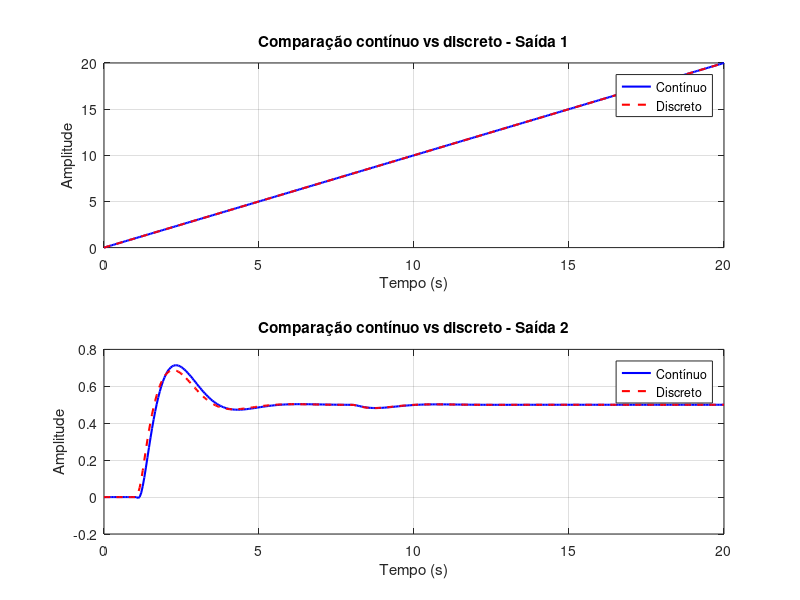

This figure's MATLAB source:
% Carrega os dados
load dados_continuo.mat; % Carrega y_cont (2x401)
load dados_discreto.mat; % Carrega y_disc (2x401)

% Verifica dimensões
if ~isequal(size(y_cont), size(y_disc))
    error('Os dados não têm o mesmo tamanho.');
end

% Supondo que a primeira linha seja a referência/tempo ou saída 1,
% e a segunda linha seja outra variável (saída 2).
% Ajuste conforme a real estrutura dos seus dados.

tempo = 0:0.05:20; % Exemplo: 401 pontos de 0 a 4 segundos (ajuste conforme seu caso)

% Plot comparativo para a primeira variável
figure;
subplot(2,1,1);
plot(tempo, y_cont(1,:), 'b', 'LineWidth', 1.5); hold on;
plot(tempo, y_disc(1,:), 'r--', 'LineWidth', 1.5);
title('Comparação contínuo vs discreto - Saída 1');
xlabel('Tempo (s)');
ylabel('Amplitude');
legend('Contínuo', 'Discreto');
grid on;

% Plot comparativo para a segunda variável
subplot(2,1,2);
plot(tempo, y_cont(2,:), 'b', 'LineWidth', 1.5); hold on;
plot(tempo, y_disc(2,:), 'r--', 'LineWidth', 1.5);
title('Comparação contínuo vs discreto - Saída 2');
xlabel('Tempo (s)');
ylabel('Amplitude');
legend('Contínuo', 'Discreto');
grid on;

% Cálculo do erro quadrático médio (RMSE) entre as respostas
rmse1 = sqrt(mean((y_cont(1,:) - y_disc(1,:)).^2));
rmse2 = sqrt(mean((y_cont(2,:) - y_disc(2,:)).^2));

fprintf('RMSE Saída 1: %f\n', rmse1);
fprintf('RMSE Saída 2: %f\n', rmse2);